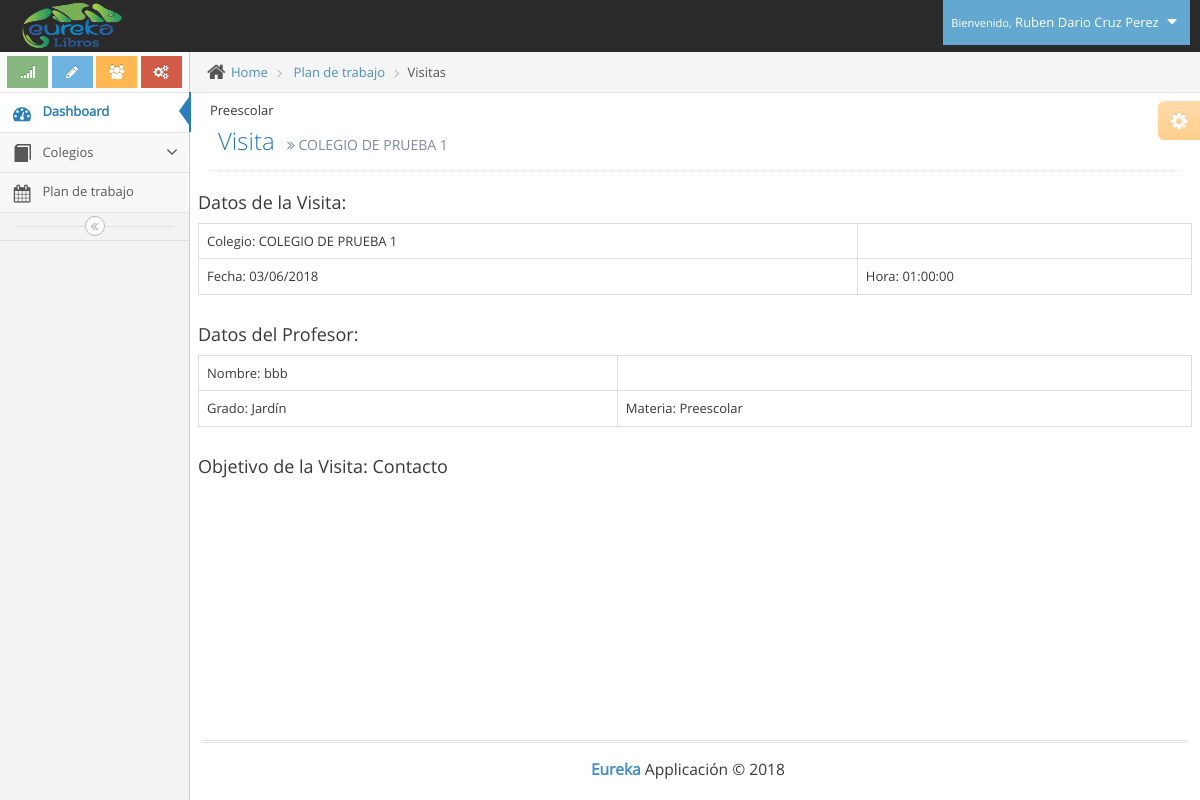
The app's page /evento.php?evento=47 (signed in) with its own data.
### tables this page shows
CREATE TABLE IF NOT EXISTS `usuarios` (
`id` int(11) NOT NULL,
  `tipo` int(11) NOT NULL,
  `cedula` varchar(12) NOT NULL,
  `nombres` varchar(100) NOT NULL,
  `apellidos` varchar(100) NOT NULL,
  `telefono` varchar(12) NOT NULL,
  `direccion` varchar(100) NOT NULL,
  `correo` varchar(100) NOT NULL,
  `clave` varchar(100) NOT NULL,
  `cod_zona` varchar(10) NOT NULL
);

CREATE TABLE IF NOT EXISTS `materias` (
`id` int(11) NOT NULL,
  `materia` varchar(100) NOT NULL
);

CREATE TABLE IF NOT EXISTS `colegios` (
`id` int(11) NOT NULL,
  `codigo` varchar(11) NOT NULL,
  `colegio` varchar(100) NOT NULL,
  `direccion` varchar(100) NOT NULL,
  `barrio` varchar(100) NOT NULL,
  `telefono` varchar(20) NOT NULL,
  `web` varchar(100) NOT NULL,
  `cumpleaños` date NOT NULL,
  `cod_zona` varchar(8) NOT NULL,
  `id_usuario` int(11) NOT NULL,
  `fecha_creacion` timestamp NOT NULL DEFAULT CURRENT_TIMESTAMP ON UPDATE CURRENT_TIMESTAMP
);

CREATE TABLE IF NOT EXISTS `trabajadores_colegios` (
`id` int(11) NOT NULL,
  `codigo` int(10) NOT NULL,
  `id_colegio` int(11) NOT NULL,
  `cargo` varchar(100) NOT NULL,
  `nombre` varchar(100) NOT NULL,
  `area` varchar(50) NOT NULL,
  `telefono` varchar(20) NOT NULL,
  `email` varchar(100) NOT NULL,
  `cumpleaños` date NOT NULL
);

CREATE TABLE IF NOT EXISTS `grados` (
`id` int(11) NOT NULL,
  `grado` varchar(20) NOT NULL
);

CREATE TABLE IF NOT EXISTS `objetivos` (
`id` int(11) NOT NULL,
  `objetivo` varchar(100) NOT NULL
);

### evento.php (the view, shortened to what this page needs)
<!DOCTYPE html>
<html lang="en">
	<head>
		<link rel="stylesheet" href="assets/css/bootstrap.min.css" />
		<link rel="stylesheet" href="assets/font-awesome/4.5.0/css/font-awesome.min.css" />
		<link rel="stylesheet" href="assets/css/jquery-ui.custom.min.css" />
		<link rel="stylesheet" href="assets/css/chosen.min.css" />
		<link rel="stylesheet" href="assets/css/bootstrap-datepicker3.min.css" />
		<link rel="stylesheet" href="assets/css/bootstrap-timepicker.min.css" />
		<link rel="stylesheet" href="assets/css/daterangepicker.min.css" />
		<link rel="stylesheet" href="assets/css/bootstrap-datetimepicker.min.css" />
		<link rel="stylesheet" href="assets/css/bootstrap-colorpicker.min.css" />
		<link rel="stylesheet" href="assets/css/ace.min.css" class="ace-main-stylesheet" id="main-ace-style" />
		<link rel="stylesheet" href="assets/css/ace-skins.min.css" />
		<link rel="stylesheet" href="assets/css/ace-rtl.min.css" />
	</head>
	<body class="no-skin">
		<?php include("template/nav.php"); ?>
		<div class="main-container ace-save-state" id="main-container">
			<?php include("template/sidebar.php"); ?>
			<div class="main-content">
				<div class="main-content-inner">
					<div class="breadcrumbs ace-save-state" id="breadcrumbs">
						<ul class="breadcrumb">
							<li>
								<i class="ace-icon fa fa-home home-icon"></i>
								<a href="#">Home</a>
							</li>
							<li>
								<a href="#">Plan de trabajo</a>
							</li>
							<li class="active">Visitas</li>
						</ul>
					</div>
					<div class="page-content">
						<div class="ace-settings-container" id="ace-settings-container">
							<div class="btn btn-app btn-xs btn-warning ace-settings-btn" id="ace-settings-btn">
								<i class="ace-icon fa fa-cog bigger-130"></i>
							</div>
						</div>
						<?php
							include("conexion/bdd.php");
							$sql = "SELECT * FROM plan_trabajo WHERE id='".$_GET["evento"]."'";
								$req = $bdd->prepare($sql);
								$req->execute();
								$visita = $req->fetch();
								list($fecha, $hora)=explode(" ", $visita['start']);
								list($a,$m,$d)=explode("-", $fecha);
								$fecha= $d."/".$m."/".$a;
							$sql_colegio = "SELECT colegio FROM colegios WHERE id='".$visita["id_colegio"]."'";
								$req_colegio = $bdd->prepare($sql_colegio);
								$req_colegio->execute();
								$colegio = $req_colegio->fetch();
							$sql_objetivo = "SELECT objetivo FROM objetivos WHERE id='".$visita["id_objetivo"]."'";
								$req_objetivo = $bdd->prepare($sql_objetivo);
								$req_objetivo->execute();
								$objetivo = $req_objetivo->fetch();
							$sql_profesor = "SELECT nombre FROM trabajadores_colegios WHERE codigo='".$visita["cod_profesor"]."'";
								$req_profesor = $bdd->prepare($sql_profesor);
								$req_profesor->execute();
								$profesor = $req_profesor->fetch();
							$sql_grado = "SELECT grado FROM grados a JOIN grados_materias b ON a.id=b.id_grado WHERE cod_profesor='".$visita["cod_profesor"]."'";
								$req_grado = $bdd->prepare($sql_grado);
								$req_grado->execute();
								$grado = $req_grado->fetch();
							$sql_materia = "SELECT materia FROM materias a JOIN grados_materias b ON a.id=b.id_materia WHERE cod_profesor='".$visita["cod_profesor"]."'";
								$req_materia = $bdd->prepare($sql_materia);
								$req_materia->execute();
								$materia = $req_materia->fetch();
								echo $materia["materia"];
						?>
						<div class="page-header">
							<h1>
								Visita
								<small>
									<i class="ace-icon fa fa-angle-double-right"></i>
									<?php echo $colegio["colegio"]; ?>
								</small>
							</h1>
						</div>
						<div class="row">
							<h4>Datos de la Visita:</h4>
							<table class="table table-bordered table-hover">
                        		<tr>
                        			<td>Colegio: <?php echo $colegio['colegio']; ?></td>
                        		</tr>
                        		<tr>
                        			<td>Fecha: <?php echo $fecha; ?></td>
                        			<td>Hora: <?php echo $hora; ?></td>
                        		</tr>
                        	</table>
						</div>
						<div class="row">
							<h4>Datos del Profesor:</h4>
							<table class="table table-bordered table-hover">
                        		<tr>
                        			<td>Nombre: <?php echo $profesor['nombre']; ?></td>
                        		</tr>
                        		<tr>
                        			<td>Grado: <?php echo $grado['grado']; ?></td>
                        			<td>Materia: <?php echo $materia['materia']; ?></td>
                        		</tr>
                        	</table>
						</div>
						<div class="row">
							<h4>Objetivo de la Visita: <?php echo $objetivo["objetivo"] ?></h4>
						</div>
					</div>
				</div>
			</div>
			<div class="footer">
				<div class="footer-inner">
					<div class="footer-content">
						<span class="bigger-120">
							<span class="blue bolder">Eureka</span>
							Applicación &copy; 2018
						</span>
					</div>
				</div>
			</div>
		</div>
	</body>
</html>

### template/nav.php (shortened to what this page needs)
<div id="navbar" class="navbar navbar-default          ace-save-state">
			<div class="navbar-container ace-save-state" id="navbar-container">
				<div class="navbar-header pull-left">
					<a href="index.php" class="navbar-brand">
						<small>
							<img src="assets/images/logo_eureka.png" alt="" class="" height="50px" width="100px">
						</small>
					</a>
				</div>
				<div class="navbar-buttons navbar-header pull-right" role="navigation">
					<ul class="nav ace-nav">
						<li class="light-blue dropdown-modal">
							<a data-toggle="dropdown" href="#" class="dropdown-toggle">
								<?php
									require_once('conexion/bdd.php');
									$sql = "SELECT nombres,apellidos FROM usuarios WHERE id='".$_SESSION['id']."'";
									$req = $bdd->prepare($sql);
									$req->execute();
									$usuario = $req->fetch();
									$nombre_completo=$usuario["nombres"]." ".$usuario["apellidos"];
								?>
									<small>Bienvenido,</small>
									<?php echo $nombre_completo; ?>
								<i class="ace-icon fa fa-caret-down"></i>
							</a>
						</li>
					</ul>
				</div>
			</div>
		</div>

### template/sidebar.php (shortened to what this page needs)
<div id="sidebar" class="sidebar                  responsive                    ace-save-state">
				<div class="sidebar-shortcuts" id="sidebar-shortcuts">
					<div class="sidebar-shortcuts-large" id="sidebar-shortcuts-large">
						<button class="btn btn-success">
							<i class="ace-icon fa fa-signal"></i>
						</button>
						<button class="btn btn-info">
							<i class="ace-icon fa fa-pencil"></i>
						</button>
						<button class="btn btn-warning">
							<i class="ace-icon fa fa-users"></i>
						</button>
						<button class="btn btn-danger">
							<i class="ace-icon fa fa-cogs"></i>
						</button>
					</div>
				</div>
				<ul class="nav nav-list">
					<li class="active">
						<a href="index.php">
							<i class="menu-icon fa fa-tachometer"></i>
							<span class="menu-text"> Dashboard </span>
						</a>
					</li>
					<li class="">
						<a href="#" class="dropdown-toggle">
							<i class="menu-icon glyphicon glyphicon-book"></i>
							<span class="menu-text"> Colegios </span>
							<b class="arrow fa fa-angle-down"></b>
						</a>
					</li>
					<li class="">
						<a href="calendar.php">
							<i class="menu-icon fa fa-calendar"></i>
							<span class="menu-text">
								Plan de trabajo
							</span>
						</a>
					</li>
				</ul>
				<div class="sidebar-toggle sidebar-collapse" id="sidebar-collapse">
					<i id="sidebar-toggle-icon" class="ace-icon fa fa-angle-double-left ace-save-state" data-icon1="ace-icon fa fa-angle-double-left" data-icon2="ace-icon fa fa-angle-double-right"></i>
				</div>
			</div>

### records on screen
usuarios: nombre_completo "Ruben Dario Cruz Perez"
materias: materia "Preescolar"
colegios: colegio "COLEGIO DE PRUEBA 1"
trabajadores_colegios: nombre "bbb"
grados: grado "Jardín"
objetivos: objetivo "Contacto"

### other values on screen
$fecha "03/06/2018"
$hora "01:00:00"
